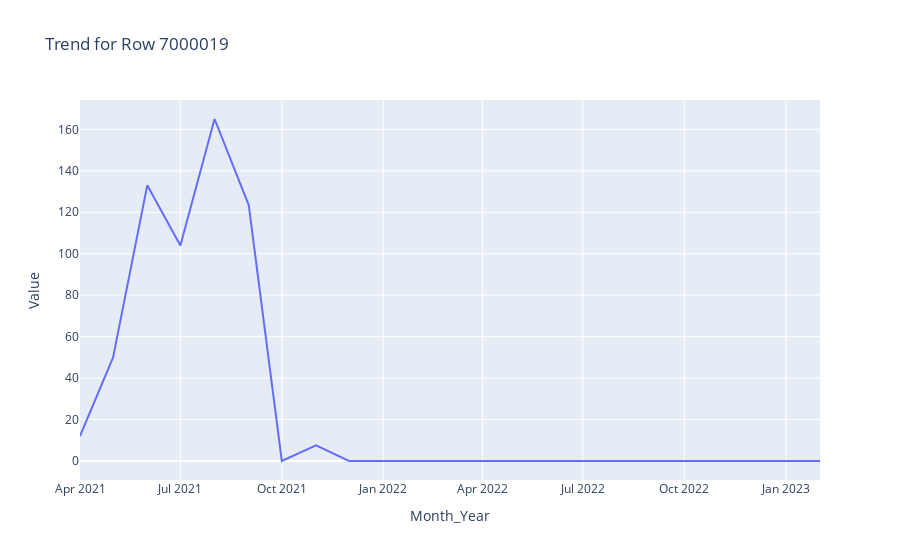

Notebook source saved alongside this figure:
### Code cell
#%matplotlib widget
import plotly.express as px
import ipywidgets as widgets
import matplotlib.pyplot as plt
from IPython.display import display

# Assuming your DataFrame is named 'df'


# Create a dropdown widget with row numbers
dropdown = widgets.Dropdown(
    options=churn_df.index,
    description='Select Row:'
)

# Define the function to update the plot when the dropdown value changes
def on_dropdown_change(change):
    row = change.new
    plot_trend(row)

dropdown.observe(on_dropdown_change, names='value')

# Define the plot function
def plot_trend(row):
    row_data = churn_df.loc[row]
    data = {'Month_Year': row_data.index, 'Value': row_data.values}
    fig = px.line(data, x='Month_Year', y='Value', title=f'Trend for Row {row}')
    fig.show()

# Initial plot with the first row
plot_trend(churn_df.index[0])


# Display the dropdown widget
display(dropdown)

### Figure 1 — Plotly figure (JSON) as saved in the notebook; plotly's stock layout.template omitted (floating-point values rounded to 4 significant figures)
{"data": [{"hovertemplate": "Month_Year=%{x}<br>Value=%{y}<extra></extra>", "legendgroup": "", "line": {"color": "#636efa", "dash": "solid"}, "marker": {"symbol": "circle"}, "mode": "lines", "name": "", "orientation": "v", "showlegend": false, "type": "scatter", "x": ["2021-04", "2021-05", "2021-06", "2021-07", "2021-08", "2021-09", "2021-10", "2021-11", "2021-12", "2022-01", "2022-02", "2022-03", "2022-04", "2022-05", "2022-06", "2022-07", "2022-08", "2022-09", "2022-10", "2022-11", "2022-12", "2023-01", "2023-02"], "xaxis": "x", "y": [12, 50, 133, 104, 165, 123.5, 0, 7.5, 0, 0, 0, 0, 0, 0, 0, 0, 0, 0, 0, 0, 0, 0, 0], "yaxis": "y"}], "layout": {"autosize": true, "legend": {"tracegroupgap": 0}, "title": {"text": "Trend for Row 7000019"}, "xaxis": {"anchor": "y", "autorange": true, "domain": [0, 1], "range": ["2021-04-01", "2023-02-01"], "title": {"text": "Month_Year"}, "type": "date"}, "yaxis": {"anchor": "x", "autorange": true, "domain": [0, 1], "range": [-9.167, 174.2], "title": {"text": "Value"}, "type": "linear"}}}
